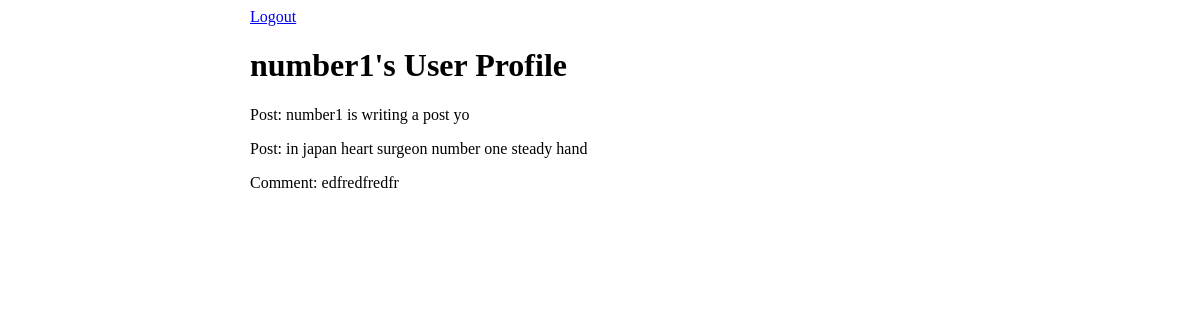
Page /user_profile/4 on the committed database.
### login_reg_app/models.py (models this page shows)
class User(models.Model):
    first_name = models.CharField(max_length=50)
    last_name = models.CharField(max_length=50)
    password = models.CharField(max_length=50)
    email = models.CharField(max_length=50)
    password = models.CharField(max_length=50)
    created_at = models.DateTimeField(auto_now_add=True)
    updated_at = models.DateTimeField(auto_now=True)
    objects = UserManager()

class Wall_Message(models.Model):
    message = models.CharField(max_length=255)
    poster = models.ForeignKey(User, related_name='user_messages', on_delete=models.CASCADE)
    user_likes = models.ManyToManyField(User, related_name='liked_posts')
    created_at = models.DateTimeField(auto_now_add=True)
    updated_at = models.DateTimeField(auto_now=True)

class Comment(models.Model):
    comment = models.CharField(max_length=255)
    poster = models.ForeignKey(User, related_name='user_comments', on_delete=models.CASCADE)
    wall_message = models.ForeignKey(Wall_Message, related_name="post_comments", on_delete=models.CASCADE)
    created_at = models.DateTimeField(auto_now_add=True)
    updated_at = models.DateTimeField(auto_now=True)

### login_reg_app/views.py (the view)
# urls.py: path('user_profile/<int:id>', views.profile),
def profile(request, id):
    context = {
        'user': User.objects.get(id=id)
    }
    return render(request, 'profile.html', context)

### login_reg_app/templates/profile.html (shortened to what this page needs)
<!DOCTYPE html>
<html lang="en">
<head>
    {% load static %}
    <link rel="stylesheet" type="text/css" href="{% static 'css/style.css' %}">
</head>
<body>
    <div id="wrapper">
        <a href="/logout">Logout</a>
        <h1>{{user.first_name}}'s User Profile</h1>
        {% for post in user.user_messages.all %}
            <p>Post: {{post.message}}</p>
        {% endfor %}
        {% for comment in user.user_comments.all %}
            <p>Comment: {{comment.comment}}</p>
        {% endfor %}
    </div>
</body>
</html>

### login_reg_app/static/css/style.css (style rules this page uses)
#wrapper { margin: 0px auto; width: 700px; }

### rows in the picture
User: first_name "number1"
Wall_Message: message "number1 is writing a post yo"
Wall_Message: message "in japan heart surgeon number one steady hand"
Comment: comment "edfredfredfr"
